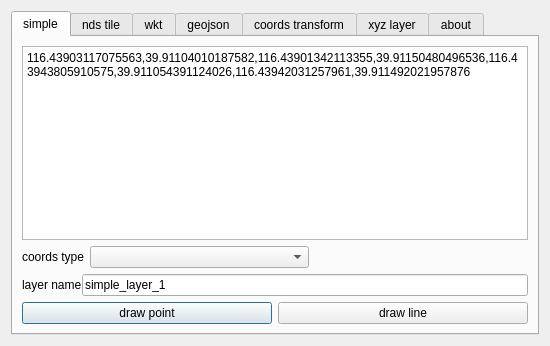
<?xml version="1.0" encoding="UTF-8"?>
<ui version="4.0">
 <class>MapToolKitDialogBase</class>
 <widget class="QDialog" name="MapToolKitDialogBase">
  <property name="geometry">
   <rect>
    <x>0</x>
    <y>0</y>
    <width>550</width>
    <height>341</height>
   </rect>
  </property>
  <property name="sizePolicy">
   <sizepolicy hsizetype="Expanding" vsizetype="Expanding">
    <horstretch>0</horstretch>
    <verstretch>0</verstretch>
   </sizepolicy>
  </property>
  <property name="windowTitle">
   <string>MapToolKit</string>
  </property>
  <layout class="QHBoxLayout" name="horizontalLayout">
   <item>
    <layout class="QVBoxLayout" name="verticalLayout">
     <item>
      <widget class="QTabWidget" name="tab_layer">
       <property name="currentIndex">
        <number>0</number>
       </property>
       <widget class="QWidget" name="tab_simple">
        <attribute name="title">
         <string>simple</string>
        </attribute>
        <layout class="QVBoxLayout" name="verticalLayout_6">
         <item>
          <widget class="QPlainTextEdit" name="text_simple_content">
           <property name="plainText">
            <string>116.43903117075563,39.91104010187582,116.43901342113355,39.91150480496536,116.43943805910575,39.911054391124026,116.43942031257961,39.911492021957876</string>
           </property>
          </widget>
         </item>
         <item>
          <layout class="QHBoxLayout" name="horizontalLayout_11">
           <property name="bottomMargin">
            <number>0</number>
           </property>
           <item>
            <widget class="QLabel" name="label_6">
             <property name="text">
              <string>coords type</string>
             </property>
            </widget>
           </item>
           <item>
            <widget class="QComboBox" name="comboBox">
             <property name="sizePolicy">
              <sizepolicy hsizetype="Expanding" vsizetype="Fixed">
               <horstretch>0</horstretch>
               <verstretch>0</verstretch>
              </sizepolicy>
             </property>
            </widget>
           </item>
           <item>
            <spacer name="horizontalSpacer_3">
             <property name="orientation">
              <enum>Qt::Horizontal</enum>
             </property>
             <property name="sizeHint" stdset="0">
              <size>
               <width>40</width>
               <height>20</height>
              </size>
             </property>
            </spacer>
           </item>
          </layout>
         </item>
         <item>
          <layout class="QHBoxLayout" name="horizontalLayout_10">
           <property name="spacing">
            <number>0</number>
           </property>
           <property name="bottomMargin">
            <number>0</number>
           </property>
           <item>
            <widget class="QLabel" name="label_8">
             <property name="text">
              <string>layer name</string>
             </property>
            </widget>
           </item>
           <item>
            <widget class="QLineEdit" name="edit_simple_layer_name">
             <property name="text">
              <string>simple_layer_1</string>
             </property>
            </widget>
           </item>
          </layout>
         </item>
         <item>
          <layout class="QGridLayout" name="gridLayout">
           <item row="1" column="0">
            <widget class="QPushButton" name="button_draw_wgs84_point">
             <property name="text">
              <string>draw point</string>
             </property>
            </widget>
           </item>
           <item row="1" column="1">
            <widget class="QPushButton" name="button_draw_wgs84_line">
             <property name="text">
              <string>draw line</string>
             </property>
            </widget>
           </item>
          </layout>
         </item>
        </layout>
       </widget>
       <widget class="QWidget" name="tab_tile">
        <attribute name="title">
         <string>nds tile</string>
        </attribute>
        <layout class="QVBoxLayout" name="verticalLayout_3">
         <item>
          <widget class="QPlainTextEdit" name="text_tile_content">
           <property name="plainText">
            <string>557005127,557005138,557005139,557005133,557005144,557005145,557005135,557005146,557005147</string>
           </property>
          </widget>
         </item>
         <item>
          <layout class="QHBoxLayout" name="horizontalLayout_4" stretch="0,0,0">
           <property name="spacing">
            <number>6</number>
           </property>
           <property name="sizeConstraint">
            <enum>QLayout::SetFixedSize</enum>
           </property>
           <property name="leftMargin">
            <number>0</number>
           </property>
           <property name="topMargin">
            <number>0</number>
           </property>
           <item>
            <widget class="QLabel" name="label">
             <property name="maximumSize">
              <size>
               <width>35</width>
               <height>16777215</height>
              </size>
             </property>
             <property name="text">
              <string>level</string>
             </property>
            </widget>
           </item>
           <item>
            <widget class="QSpinBox" name="spin_tile_level">
             <property name="minimum">
              <number>1</number>
             </property>
             <property name="maximum">
              <number>15</number>
             </property>
             <property name="value">
              <number>13</number>
             </property>
            </widget>
           </item>
           <item>
            <widget class="QPushButton" name="button_get_bound_tile">
             <property name="text">
              <string>get bound tile</string>
             </property>
            </widget>
           </item>
          </layout>
         </item>
         <item>
          <layout class="QHBoxLayout" name="horizontalLayout_5">
           <property name="topMargin">
            <number>0</number>
           </property>
           <item>
            <widget class="QLabel" name="label_2">
             <property name="text">
              <string>layer name</string>
             </property>
            </widget>
           </item>
           <item>
            <widget class="QLineEdit" name="edit_tile_layer_name">
             <property name="text">
              <string>nds_layer_1</string>
             </property>
            </widget>
           </item>
          </layout>
         </item>
         <item>
          <layout class="QHBoxLayout" name="horizontalLayout_3">
           <item>
            <widget class="QPushButton" name="button_draw_nds_wgs84">
             <property name="text">
              <string>draw wgs84 tile</string>
             </property>
            </widget>
           </item>
           <item>
            <widget class="QPushButton" name="button_draw_nds_gcj02">
             <property name="text">
              <string>draw gcj02 tile</string>
             </property>
            </widget>
           </item>
          </layout>
         </item>
        </layout>
       </widget>
       <widget class="QWidget" name="tab_geom">
        <property name="sizePolicy">
         <sizepolicy hsizetype="Expanding" vsizetype="Expanding">
          <horstretch>0</horstretch>
          <verstretch>0</verstretch>
         </sizepolicy>
        </property>
        <property name="maximumSize">
         <size>
          <width>9999999</width>
          <height>16777215</height>
         </size>
        </property>
        <attribute name="title">
         <string>wkt</string>
        </attribute>
        <layout class="QVBoxLayout" name="verticalLayout_2">
         <item>
          <widget class="QPlainTextEdit" name="text_wkt_content">
           <property name="plainText">
            <string>MULTILINESTRING((116.44522127226753 39.912404037289974, 116.44520362408929 39.91286879286403, 116.44562718036195 39.912417573904435, 116.44560953218377 39.912855256338304),(116.44630369384947 39.91289360982063, 116.44630663521292 39.912419830006485, 116.44658606469875 39.91242659831269, 116.44672430875875 39.912528122824426, 116.44658018197185 39.912686049543254, 116.44631251793982 39.912683793450014, 116.44658900605981 39.91268830563695, 116.44675666375173 39.91282592719065, 116.4465978301501 39.91290714633831, 116.44630663521292 39.91289812199335))</string>
           </property>
          </widget>
         </item>
         <item>
          <layout class="QHBoxLayout" name="horizontalLayout_12">
           <property name="bottomMargin">
            <number>0</number>
           </property>
           <item>
            <widget class="QLabel" name="label_7">
             <property name="text">
              <string>coords type</string>
             </property>
            </widget>
           </item>
           <item>
            <widget class="QComboBox" name="combo_wkt_coordstype">
             <property name="sizePolicy">
              <sizepolicy hsizetype="Expanding" vsizetype="Fixed">
               <horstretch>0</horstretch>
               <verstretch>0</verstretch>
              </sizepolicy>
             </property>
            </widget>
           </item>
           <item>
            <spacer name="horizontalSpacer_2">
             <property name="orientation">
              <enum>Qt::Horizontal</enum>
             </property>
             <property name="sizeHint" stdset="0">
              <size>
               <width>40</width>
               <height>20</height>
              </size>
             </property>
            </spacer>
           </item>
          </layout>
         </item>
         <item>
          <layout class="QHBoxLayout" name="horizontalLayout_2">
           <item>
            <widget class="QLabel" name="label_3">
             <property name="text">
              <string>layer name</string>
             </property>
            </widget>
           </item>
           <item>
            <widget class="QLineEdit" name="edit_wkt_layer_name">
             <property name="text">
              <string>wkt_layer_1</string>
             </property>
            </widget>
           </item>
          </layout>
         </item>
         <item>
          <layout class="QHBoxLayout" name="horizontalLayout_6">
           <property name="spacing">
            <number>6</number>
           </property>
           <property name="rightMargin">
            <number>0</number>
           </property>
           <property name="bottomMargin">
            <number>0</number>
           </property>
           <item>
            <widget class="QPushButton" name="button_draw_wkt">
             <property name="text">
              <string>draw wkt</string>
             </property>
            </widget>
           </item>
           <item>
            <widget class="QPushButton" name="button_draw_wkb">
             <property name="text">
              <string>draw wkb</string>
             </property>
            </widget>
           </item>
          </layout>
         </item>
        </layout>
       </widget>
       <widget class="QWidget" name="tab_geojson">
        <attribute name="title">
         <string>geojson</string>
        </attribute>
        <layout class="QVBoxLayout" name="verticalLayout_4">
         <item>
          <widget class="QPlainTextEdit" name="text_geojson_content">
           <property name="plainText">
            <string>{
  &quot;type&quot;: &quot;FeatureCollection&quot;,
  &quot;features&quot;: [
    {
      &quot;type&quot;: &quot;Feature&quot;,
      &quot;properties&quot;: {},
      &quot;geometry&quot;: {
        &quot;coordinates&quot;: [
          [
            116.44522127226753,
            39.912404037289974
          ],
          [
            116.44520362408929,
            39.91286879286403
          ],
          [
            116.44562718036195,
            39.912417573904435
          ],
          [
            116.44560953218377,
            39.912855256338304
          ]
        ],
        &quot;type&quot;: &quot;LineString&quot;
      }
    },
    {
      &quot;type&quot;: &quot;Feature&quot;,
      &quot;properties&quot;: {},
      &quot;geometry&quot;: {
        &quot;coordinates&quot;: [
          [
            116.44630369384947,
            39.91289360982063
          ],
          [
            116.44630663521292,
            39.912419830006485
          ],
          [
            116.44658606469875,
            39.91242659831269
          ],
          [
            116.44672430875875,
            39.912528122824426
          ],
          [
            116.44658018197185,
            39.912686049543254
          ],
          [
            116.44631251793982,
            39.912683793450014
          ],
          [
            116.44658900605981,
            39.91268830563695
          ],
          [
            116.44675666375173,
            39.91282592719065
          ],
          [
            116.4465978301501,
            39.91290714633831
          ],
          [
            116.44630663521292,
            39.91289812199335
          ]
        ],
        &quot;type&quot;: &quot;LineString&quot;
      }
    }
  ]
}</string>
           </property>
          </widget>
         </item>
         <item>
          <layout class="QHBoxLayout" name="horizontalLayout_13">
           <property name="bottomMargin">
            <number>0</number>
           </property>
           <item>
            <widget class="QLabel" name="label_9">
             <property name="text">
              <string>coords type</string>
             </property>
            </widget>
           </item>
           <item>
            <widget class="QComboBox" name="combo_geojson_coordstype">
             <property name="sizePolicy">
              <sizepolicy hsizetype="Expanding" vsizetype="Fixed">
               <horstretch>0</horstretch>
               <verstretch>0</verstretch>
              </sizepolicy>
             </property>
            </widget>
           </item>
           <item>
            <spacer name="horizontalSpacer">
             <property name="orientation">
              <enum>Qt::Horizontal</enum>
             </property>
             <property name="sizeHint" stdset="0">
              <size>
               <width>40</width>
               <height>20</height>
              </size>
             </property>
            </spacer>
           </item>
          </layout>
         </item>
         <item>
          <layout class="QHBoxLayout" name="horizontalLayout_8">
           <item>
            <widget class="QLabel" name="label_4">
             <property name="text">
              <string>layer name</string>
             </property>
            </widget>
           </item>
           <item>
            <widget class="QLineEdit" name="edit_geojson_layer_name">
             <property name="text">
              <string>geojson_layer_1</string>
             </property>
            </widget>
           </item>
          </layout>
         </item>
         <item>
          <layout class="QHBoxLayout" name="horizontalLayout_9">
           <item>
            <widget class="QPushButton" name="button_draw_geojson">
             <property name="text">
              <string>draw</string>
             </property>
            </widget>
           </item>
          </layout>
         </item>
        </layout>
       </widget>
       <widget class="QWidget" name="tab_coordtransform">
        <attribute name="title">
         <string>coords transform</string>
        </attribute>
        <layout class="QHBoxLayout" name="horizontalLayout_7">
         <item>
          <layout class="QVBoxLayout" name="verticalLayout_9">
           <item>
            <widget class="QComboBox" name="combo_coords_1"/>
           </item>
           <item>
            <widget class="QPlainTextEdit" name="text_coords_wgs84"/>
           </item>
          </layout>
         </item>
         <item>
          <layout class="QVBoxLayout" name="verticalLayout_7">
           <item>
            <widget class="QPushButton" name="button_coordstrans_gcj02_to_wgs84">
             <property name="text">
              <string>&lt;&lt;</string>
             </property>
            </widget>
           </item>
           <item>
            <widget class="QPushButton" name="button_coordstrans_wgs84_to_gcj02">
             <property name="text">
              <string>&gt;&gt;</string>
             </property>
            </widget>
           </item>
          </layout>
         </item>
         <item>
          <layout class="QVBoxLayout" name="verticalLayout_8">
           <item>
            <widget class="QComboBox" name="combo_coords_2"/>
           </item>
           <item>
            <widget class="QPlainTextEdit" name="text_coords_gcj02"/>
           </item>
          </layout>
         </item>
        </layout>
       </widget>
       <widget class="QWidget" name="tab">
        <attribute name="title">
         <string>xyz layer</string>
        </attribute>
        <widget class="QComboBox" name="combo_xyzlayer_layertype">
         <property name="geometry">
          <rect>
           <x>100</x>
           <y>100</y>
           <width>75</width>
           <height>22</height>
          </rect>
         </property>
        </widget>
        <widget class="QPushButton" name="button_xyzlayer_draw">
         <property name="geometry">
          <rect>
           <x>440</x>
           <y>100</y>
           <width>75</width>
           <height>23</height>
          </rect>
         </property>
         <property name="text">
          <string>draw</string>
         </property>
        </widget>
       </widget>
       <widget class="QWidget" name="tab_about">
        <attribute name="title">
         <string>about</string>
        </attribute>
        <layout class="QVBoxLayout" name="verticalLayout_5">
         <item>
          <widget class="QLabel" name="label_5">
           <property name="text">
            <string>&lt;html&gt;&lt;head/&gt;&lt;body&gt;&lt;p&gt;&lt;span style=&quot; font-size:36pt;&quot;&gt;MapToolKit&lt;/span&gt;&lt;br/&gt;&lt;br/&gt;&lt;/p&gt;&lt;p&gt;&lt;br/&gt;&lt;span style=&quot; font-size:14pt;&quot;&gt;a plugin to view simple geometry data kit &lt;br/&gt;&lt;/span&gt;&lt;/p&gt;&lt;p&gt;&lt;a href=&quot;https://github.com/lesteryan/mtk&quot;&gt;&lt;span style=&quot; text-decoration: underline; color:#0068da;&quot;&gt;Source Code and Bug Tracker&lt;/span&gt;&lt;/a&gt;&lt;/p&gt;&lt;p&gt;&lt;span style=&quot; font-size:14pt;&quot;&gt;enjoy it! &lt;/span&gt;&lt;/p&gt;&lt;p&gt;&lt;span style=&quot; font-size:14pt;&quot;&gt;Made in China by &lt;/span&gt;&lt;a href=&quot;cgmsyx@163.com&quot;&gt;&lt;span style=&quot; font-size:14pt; text-decoration: underline; color:#0068da;&quot;&gt;lesteryan&lt;/span&gt;&lt;/a&gt;&lt;span style=&quot; font-size:14pt;&quot;&gt;&lt;br/&gt;&lt;br/&gt;&lt;/span&gt;&lt;/p&gt;&lt;/body&gt;&lt;/html&gt;</string>
           </property>
           <property name="textFormat">
            <enum>Qt::MarkdownText</enum>
           </property>
           <property name="wordWrap">
            <bool>true</bool>
           </property>
           <property name="openExternalLinks">
            <bool>true</bool>
           </property>
          </widget>
         </item>
        </layout>
       </widget>
      </widget>
     </item>
    </layout>
   </item>
  </layout>
 </widget>
 <resources/>
 <connections/>
</ui>
